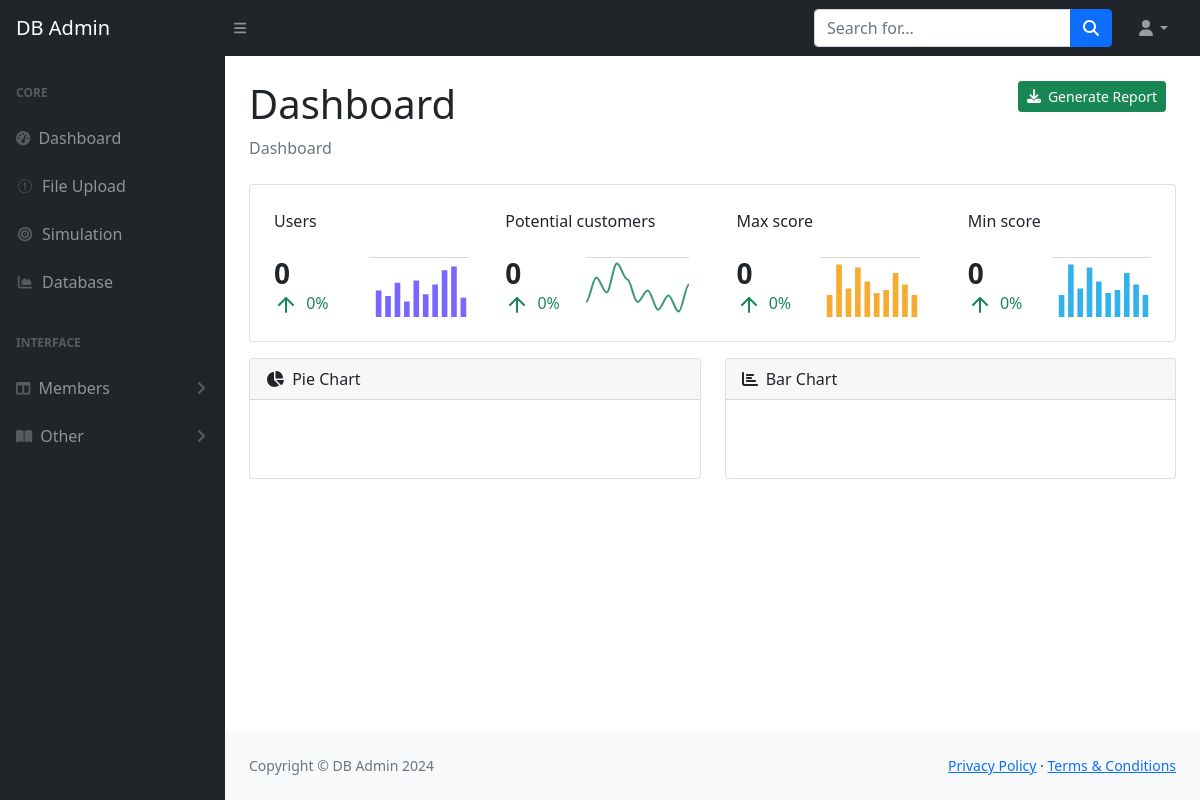
The app's page / (signed in), older data.
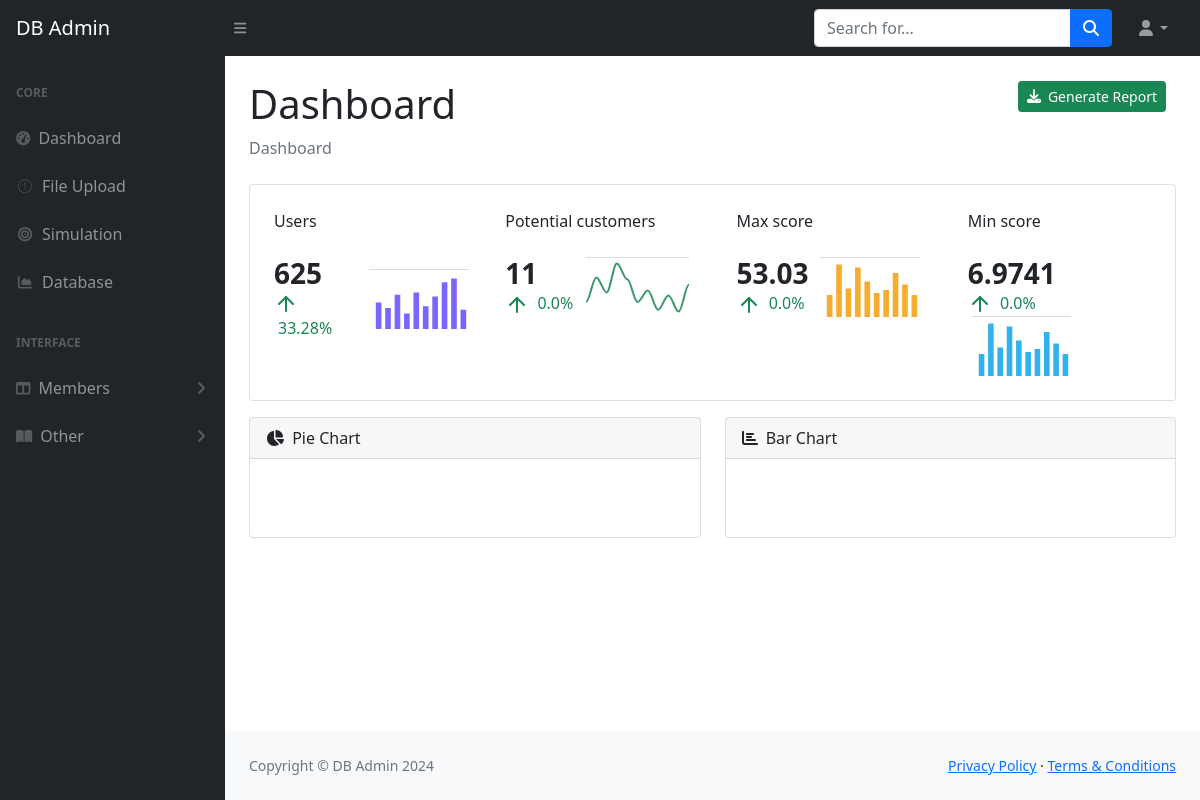
The same page, newer data.
### crud/models.py (models this page shows, shortened)
class DashboardMetrics(models.Model):
    number_user = models.IntegerField()
    max_score = models.FloatField()
    min_score = models.FloatField()
    number_potential_customers = models.IntegerField()
    number_user_percent = models.FloatField()
    max_score_percent = models.FloatField()
    min_score_percent = models.FloatField()
    number_potential_customers_percent = models.FloatField()

### crud/views.py (the view)
# urls.py: path('', views.dashboard, name='dashboard'),
@login_required
def dashboard(request):
    get_simulation = Simulation.objects.all()
    get_simulation = list(get_simulation)
    get_simulation.reverse()
    number_user = len(get_simulation)
    if number_user == 0:
        max_score = 0
        min_score = 0
    else:
        max_score = get_simulation[0].score
        min_score = get_simulation[0].score
    for i in get_simulation:
        if i.score > max_score:
            max_score = i.score
        if i.score < min_score:
            min_score = i.score
    score_counts = {'<10': 0, '10-30': 0, '>30': 0}
    for i in get_simulation:
        if i.score < 10:
            score_counts['<10'] += 1
        elif 10 <= i.score <= 30:
            score_counts['10-30'] += 1
        elif i.score > 30:
            score_counts['>30'] += 1
    counts = list(score_counts.values())
    number_potential_customers = counts[1] + counts[2]
    try:
        metrics, _ = DashboardMetrics.objects.get_or_create(
            id=1,
            defaults={
                'number_user': 0,
                'max_score': 0,
                'min_score': 0,
                'number_potential_customers': 0,
                'number_user_percent': 0,
                'max_score_percent': 0,
                'min_score_percent': 0,
                'number_potential_customers_percent': 0,
            }
        )
        if number_user != 0:
            if number_user != metrics.number_user:
                number_user_percent = round((number_user - metrics.number_user) / number_user * 100, 2)
                if max_score == 0:
                    max_score_percent = 0
                else:
                    max_score_percent = round((max_score - metrics.max_score) / max_score * 100, 2)
                if min_score == 0:
                    min_score_percent = 0
                else:
                    min_score_percent = round((min_score - metrics.min_score) / min_score * 100, 2)
                if number_potential_customers == 0:
                    number_potential_customers_percent = 0
                else:
                    number_potential_customers_percent = round((number_potential_customers - metrics.number_potential_customers) / number_potential_customers * 100, 2)
                metrics.number_user = number_user
                metrics.max_score = max_score
                metrics.min_score = min_score
                metrics.number_potential_customers = number_potential_customers
                metrics.number_user_percent = number_user_percent
                metrics.max_score_percent = max_score_percent
                metrics.min_score_percent = min_score_percent
                metrics.number_potential_customers_percent = number_potential_customers_percent
                metrics.save()
            else:
                number_user_percent = metrics.number_user_percent
                max_score_percent = metrics.max_score_percent
                min_score_percent = metrics.min_score_percent
                number_potential_customers_percent = metrics.number_potential_customers_percent
        else:
            number_user_percent = 0
            max_score_percent = 0
            min_score_percent = 0
            number_potential_customers_percent = 0
            metrics.number_user = 0
            metrics.max_score = 0
            metrics.min_score = 0
            metrics.number_potential_customers = 0
            metrics.number_user_percent = 0
            metrics.max_score_percent = 0
            metrics.min_score_percent = 0
            metrics.number_potential_customers_percent = 0
            metrics.save()
    except DashboardMetrics.DoesNotExist:
        metrics = DashboardMetrics.objects.create(
            id=1,
            number_user=0,
            max_score=0,
            min_score=0,
            number_potential_customers=0,
            number_user_percent=0,
            max_score_percent=0,
            min_score_percent=0,
            number_potential_customers_percent=0
        )
    context = {
        'get_simulation': get_simulation,
        'number_user': number_user,
        'max_score': round(max_score, 2),
        'min_score': round(min_score, 4),
        'number_potential_customers': number_potential_customers,
        'number_user_percent': metrics.number_user_percent,
        'max_score_percent': metrics.max_score_percent,
        'min_score_percent': metrics.min_score_percent,
        'number_potential_customers_percent': metrics.number_potential_customers_percent,
    }
    return render(request, 'dashboard.html', context)

### templates/dashboard.html (shortened to what this page needs)
{% extends 'layout/app.html' %}
{% load static %}
{% block body %}
    <div class="container-fluid px-4">
        <div class="simulation-right" style="display: flex; align-items: center; justify-content: space-between; flex-wrap: nowrap;">
            <h1 class="mt-4">Dashboard</h1>
            <a class="btn btn-sm btn-success" data-toggle="tooltip" data-placement="top" title="Export file" href="{% url 'export_report' %}" style="display: flex; align-items: center; white-space: nowrap; margin-right: 10px;">
                <span class="fa fa-download" style="display: inline-block;"></span>&nbsp; Generate Report
            </a>
        </div>
        <ol class="breadcrumb mb-4">
            <li class="breadcrumb-item active">Dashboard</li>
        </ol>
        <div class="card mb-3">
            <div class="row row-cols-xl-4 row-cols-1 row-cols-md-2 g-0">
               <div class="col padding-left-right">
                    <div class="cord-body-0-5">
                        <div class="card-body rounded-3">
                            <span class="fw-semi-bold">Users</span>
                            <div class="mt-4">
                            <div class="row align-items-center ">
                                <div class="col">
                                    <h3 class="mb-0 fw-bold">{{number_user}}</h3>
                                    {% if number_user_percent >= 0 %}
                                        <span class="text-success fs-6">
                                            <svg xmlns="http://www.w3.org/2000/svg" width="24" height="24" viewBox="0 0 24 24" fill="none" stroke="currentColor" stroke-width="2" stroke-linecap="round" stroke-linejoin="round" class="feather feather-arrow-up icon-xs">
                                            <line x1="12" y1="19" x2="12" y2="5"></line>
                                            <polyline points="5 12 12 5 19 12"></polyline>
                                            </svg>
                                            <span class="ms-1">{{number_user_percent}}%</span>
                                        </span>
                                    {% endif %}
                                </div>
                                <div class="col px-0">
                                    <div id="chartCampaign" style="min-height: 60px;">
                                        <div id="apexcharts8ngww3uv" class="apexcharts-canvas apexcharts8ngww3uv apexcharts-theme-light" style="width: 104px; height: 60px;">
                                        </div>
                                    </div>
                                </div>
                            </div>
                            </div>
                        </div>
                    </div>
               </div>
               <div class="col padding-left-right  border-start-md">
                    <div class="cord-body-0-5">
                        <div class="card-body rounded-3 border-top-md-0">
                            <span class="fw-semi-bold">Potential customers</span>
                            <div class="mt-4">
                                <div class="row align-items-center g-0">
                                <div class="col">
                                    <h3 class="mb-0 fw-bold">{{number_potential_customers}}</h3>
                                    {% if number_potential_customers_percent >= 0 %}
                                        <span class="text-success fs-6">
                                            <svg xmlns="http://www.w3.org/2000/svg" width="24" height="24" viewBox="0 0 24 24" fill="none" stroke="currentColor" stroke-width="2" stroke-linecap="round" stroke-linejoin="round" class="feather feather-arrow-up icon-xs">
                                            <line x1="12" y1="19" x2="12" y2="5"></line>
                                            <polyline points="5 12 12 5 19 12"></polyline>
                                            </svg>
                                            <span class="ms-1">{{number_potential_customers_percent}}%</span>
                                        </span>
                                    {% endif %}
                                </div>
                                <div class="col px-0">
                                    <div id="chartLead" style="min-height: 60px;">
                                        <div id="apexchartswktdrmli" class="apexcharts-canvas apexchartswktdrmli apexcharts-theme-light" style="width: 103px; height: 60px;">
                                        </div>
                                    </div>
                                </div>
                                </div>
                            </div>
                        </div>
                    </div>
               </div>
               <div class="col padding-left-right  border-start-xl px-xl-0">
                    <div class="cord-body-0-5">
                        <div class="card-body rounded-3 border-top-xl-0">
                            <span class="fw-semi-bold">Max score</span>
                            <div class="mt-4">
                                <div class="row align-items-center g-0">
                                <div class="col">
                                    <h3 class="mb-0 fw-bold">{{max_score}}</h3>
                                    {% if max_score_percent >= 0 %}
                                        <span class="text-success fs-6">
                                            <svg xmlns="http://www.w3.org/2000/svg" width="24" height="24" viewBox="0 0 24 24" fill="none" stroke="currentColor" stroke-width="2" stroke-linecap="round" stroke-linejoin="round" class="feather feather-arrow-up icon-xs">
                                            <line x1="12" y1="19" x2="12" y2="5"></line>
                                            <polyline points="5 12 12 5 19 12"></polyline>
                                            </svg>
                                            <span class="ms-1">{{max_score_percent}}%</span>
                                        </span>
                                    {% endif %}
                                </div>
                                <div class="col px-0">
                                    <div id="chartDeals" style="min-height: 60px;">
                                        <div id="apexcharts8dqdb57c" class="apexcharts-canvas apexcharts8dqdb57c apexcharts-theme-light" style="width: 104px; height: 60px;">
                                        </div>
                                    </div>
                                </div>
                                </div>
                            </div>
                        </div>
                    </div>
               </div>
               <div class="col padding-left-right  border-start-md">
                    <div class="cord-body-0-5">
                        <div class="card-body rounded-3 border-top-xl-0">
                            <span class="fw-semi-bold">Min score</span>
                            <div class="mt-4">
                               <div class="row align-items-center g-0">
                                  <div class="col">
                                     <h3 class="mb-0 fw-bold">{{min_score}}</h3>
                                     {% if min_score_percent >= 0 %}
                                        <span class="text-success fs-6">
                                            <svg xmlns="http://www.w3.org/2000/svg" width="24" height="24" viewBox="0 0 24 24" fill="none" stroke="currentColor" stroke-width="2" stroke-linecap="round" stroke-linejoin="round" class="feather feather-arrow-up icon-xs">
                                            <line x1="12" y1="19" x2="12" y2="5"></line>
                                            <polyline points="5 12 12 5 19 12"></polyline>
                                            </svg>
                                            <span class="ms-1">{{min_score_percent}}%</span>
                                        </span>
                                    {% endif %}
                                  </div>
                                  <div class="col px-0">
                                     <div id="chartBooked" style="min-height: 60px;">
                                        <div id="apexchartsw00rymijj" class="apexcharts-canvas apexchartsw00rymijj apexcharts-theme-light" style="width: 103px; height: 60px;">
                                        </div>
                                     </div>
                                  </div>
                               </div>
                            </div>
                         </div>
                    </div>
               </div>
            </div>
        </div>
        <div class="row">
            <div class="col-xl-6">
                <div class="card mb-4">
                    <div class="card-header">
                        <i class="fas fa-chart-pie me-1"></i>
                        Pie Chart
                    </div>
                    <div class="card-body">
                        <canvas id="myPieChart" width="100%" height="40"></canvas>
                    </div>
                </div>
            </div>
            <div class="col-xl-6">
                <div class="card mb-4">
                    <div class="card-header">
                        <i class="fas fa-chart-bar me-1"></i>
                        Bar Chart
                    </div>
                    <div class="card-body">
                        <canvas id="myBarChart" width="100%" height="40"></canvas>
                    </div>
                </div>
            </div>
        </div>
{% endblock %}

Row changes from the older to the newer data that the page shows:
now on this page (row edited): DashboardMetrics: number_user_percent "33.28", number_potential_customers_percent "0.0", max_score_percent "0.0", min_score_percent "0.0"
Text that changed along with them:
{{ number_user }}: "0" → "625"
{{ number_potential_customers }}: "0" → "11"
{{ max_score }}: "0" → "53.03"
{{ min_score }}: "0" → "6.9741"
{{ number_user_percent }}: "0" → (not shown)
{{ number_potential_customers_percent }}: "0" → (not shown)
{{ max_score_percent }}: "0" → (not shown)
{{ min_score_percent }}: "0" → (not shown)
